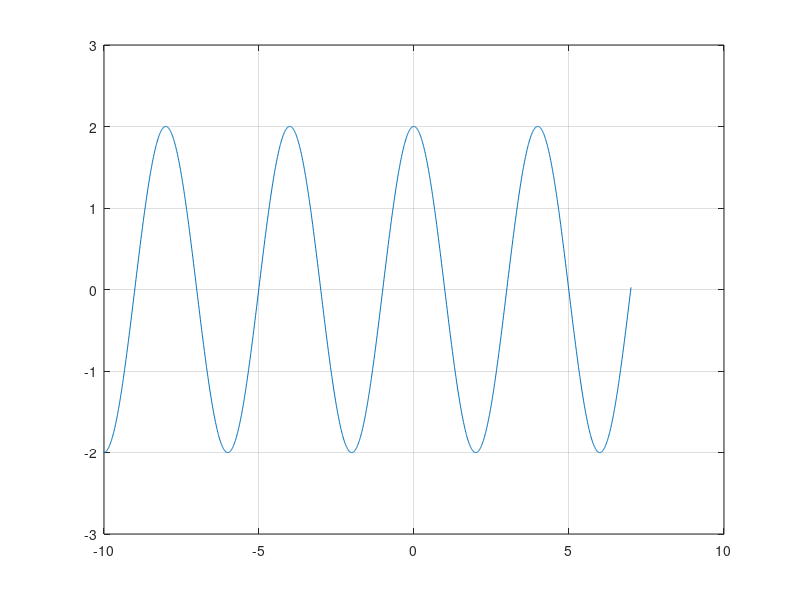

Here is the MATLAB script that generated this plot:
% Lezione 10 - Es. 1

A = 2;
dt = 0.01;
t = -10:dt:10;
nReal = 10000;

% (i)
matrice = zeros(nReal, length(t));
for k = 1:nReal
    theta = rand(1) .* (2*pi);
    matrice(k,:) = A .* sin(t .* 2*(pi/4) + theta);
end

plot(t, matrice(1,:)); grid on; pause;
plot(t, matrice(2,:)), grid on; pause;
plot(t, matrice(3,:)), grid on; pause;
%close;


% (ii)
istanti = [-4.2, 0, 3];
for k = 1:length(istanti)
    ist = istanti(k);
    indice = (ist + 10) / dt;
    X = matrice(:, indice);
    fprintf('La media di X%d vale: %f\n', k, mean(X));
    % ************ CALCOLO DELLA PDF **********************************
    % NB hist non mi da la pdf, perche' non e' normalizzata!
    % NB: guardarsi magari lo snippet pdf.m
    % Ri-nota: vanno bene entrambi i modi, l'area sottesa e' ancora 1.
    [distribuzione, z] = hist(X, 100);
    dz = z(2) - z(1);
    area = sum(distribuzione);
    pdf = distribuzione / (area * dz);
    fprintf('Area pdf: %f\n', sum(pdf) * dz );
    bar(z, pdf);pause;
end
%close;

% abbiamo bisogno del 2° ordine
% fissiamo uno dei 2 tempi (t1: -4.2)
% prendiamo quella colonna
% La moltiplichiamo per tutte le altre colonne della matrice, e ne calcolo
% la media
% COLONNA PER COLONNA
% E ne facciamo la media dall'alto al basso, ottengo un asse dei tempi
% (iii)
for k = 1:length(istanti)
    ist = istanti(k);
    indice = (ist + 10) / dt;
    X1 = matrice(:, indice);
    matrice_prodotto = zeros(size(matrice));
    for l = 1:length(t)
        col = X1 .* matrice(:, l);
        matrice_prodotto(:, l) = col;
    end
    % Rx(t1, t2) = E[X(t1) * X(t2)]
    Rx = mean(matrice_prodotto, 1);
    % Dipende dal delta T, ovvero t2 - t1, non da T
    plot(t - ist, Rx); xlim([-10 10]);grid on; pause;
end
close;